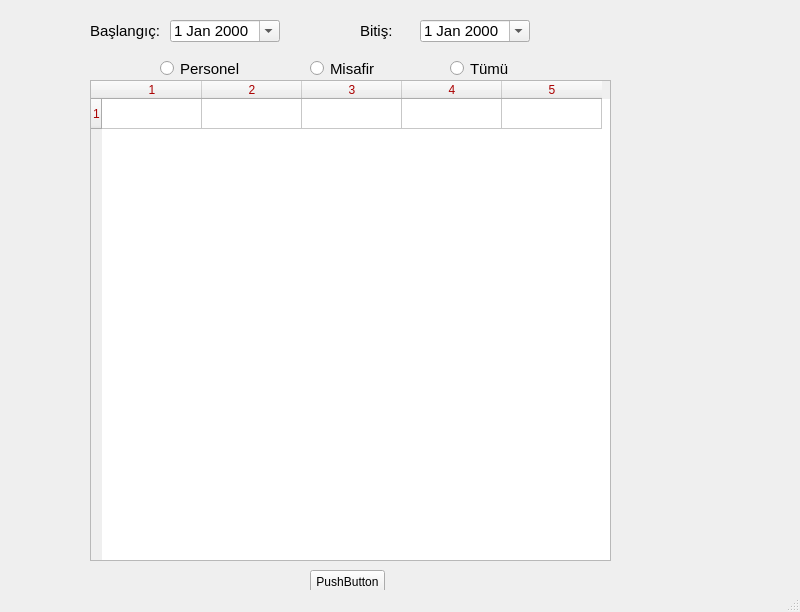
<?xml version="1.0" encoding="UTF-8"?>
<ui version="4.0">
 <class>Tarih_Giris_Rapor</class>
 <widget class="QMainWindow" name="Tarih_Giris_Rapor">
  <property name="geometry">
   <rect>
    <x>0</x>
    <y>0</y>
    <width>800</width>
    <height>612</height>
   </rect>
  </property>
  <property name="windowTitle">
   <string>MainWindow</string>
  </property>
  <widget class="QWidget" name="centralwidget">
   <widget class="QDateEdit" name="dateEdit">
    <property name="geometry">
     <rect>
      <x>170</x>
      <y>20</y>
      <width>110</width>
      <height>22</height>
     </rect>
    </property>
    <property name="font">
     <font>
      <pointsize>11</pointsize>
     </font>
    </property>
    <property name="calendarPopup">
     <bool>true</bool>
    </property>
   </widget>
   <widget class="QDateEdit" name="dateEdit_2">
    <property name="geometry">
     <rect>
      <x>420</x>
      <y>20</y>
      <width>110</width>
      <height>22</height>
     </rect>
    </property>
    <property name="font">
     <font>
      <pointsize>11</pointsize>
     </font>
    </property>
    <property name="calendarPopup">
     <bool>true</bool>
    </property>
   </widget>
   <widget class="QLabel" name="label">
    <property name="geometry">
     <rect>
      <x>90</x>
      <y>20</y>
      <width>71</width>
      <height>21</height>
     </rect>
    </property>
    <property name="font">
     <font>
      <pointsize>11</pointsize>
     </font>
    </property>
    <property name="text">
     <string>Başlangıç:</string>
    </property>
   </widget>
   <widget class="QLabel" name="label_2">
    <property name="geometry">
     <rect>
      <x>360</x>
      <y>20</y>
      <width>47</width>
      <height>21</height>
     </rect>
    </property>
    <property name="font">
     <font>
      <pointsize>11</pointsize>
     </font>
    </property>
    <property name="text">
     <string>Bitiş:</string>
    </property>
   </widget>
   <widget class="QTableWidget" name="tableWidget">
    <property name="geometry">
     <rect>
      <x>90</x>
      <y>80</y>
      <width>521</width>
      <height>481</height>
     </rect>
    </property>
    <property name="styleSheet">
     <string notr="true">color: rgb(170, 0, 0);
font: 95 10pt &quot;MS Shell Dlg 2&quot;;</string>
    </property>
    <property name="showDropIndicator" stdset="0">
     <bool>true</bool>
    </property>
    <property name="showGrid">
     <bool>true</bool>
    </property>
    <property name="gridStyle">
     <enum>Qt::SolidLine</enum>
    </property>
    <property name="rowCount">
     <number>1</number>
    </property>
    <property name="columnCount">
     <number>5</number>
    </property>
    <attribute name="horizontalHeaderVisible">
     <bool>true</bool>
    </attribute>
    <attribute name="horizontalHeaderShowSortIndicator" stdset="0">
     <bool>false</bool>
    </attribute>
    <row/>
    <column/>
    <column/>
    <column/>
    <column/>
    <column/>
   </widget>
   <widget class="QPushButton" name="pushButton">
    <property name="geometry">
     <rect>
      <x>310</x>
      <y>570</y>
      <width>75</width>
      <height>23</height>
     </rect>
    </property>
    <property name="text">
     <string>PushButton</string>
    </property>
   </widget>
   <widget class="QRadioButton" name="Personel_radio">
    <property name="geometry">
     <rect>
      <x>160</x>
      <y>60</y>
      <width>82</width>
      <height>17</height>
     </rect>
    </property>
    <property name="font">
     <font>
      <pointsize>11</pointsize>
      <weight>50</weight>
      <bold>false</bold>
     </font>
    </property>
    <property name="text">
     <string>Personel</string>
    </property>
   </widget>
   <widget class="QRadioButton" name="Misafir_radio">
    <property name="geometry">
     <rect>
      <x>310</x>
      <y>60</y>
      <width>82</width>
      <height>17</height>
     </rect>
    </property>
    <property name="font">
     <font>
      <pointsize>11</pointsize>
      <weight>50</weight>
      <bold>false</bold>
     </font>
    </property>
    <property name="text">
     <string>Misafir</string>
    </property>
   </widget>
   <widget class="QRadioButton" name="tum_radio">
    <property name="geometry">
     <rect>
      <x>450</x>
      <y>60</y>
      <width>82</width>
      <height>17</height>
     </rect>
    </property>
    <property name="font">
     <font>
      <pointsize>11</pointsize>
      <weight>50</weight>
      <bold>false</bold>
     </font>
    </property>
    <property name="text">
     <string>Tümü</string>
    </property>
   </widget>
  </widget>
  <widget class="QStatusBar" name="statusbar"/>
 </widget>
 <resources/>
 <connections/>
</ui>
